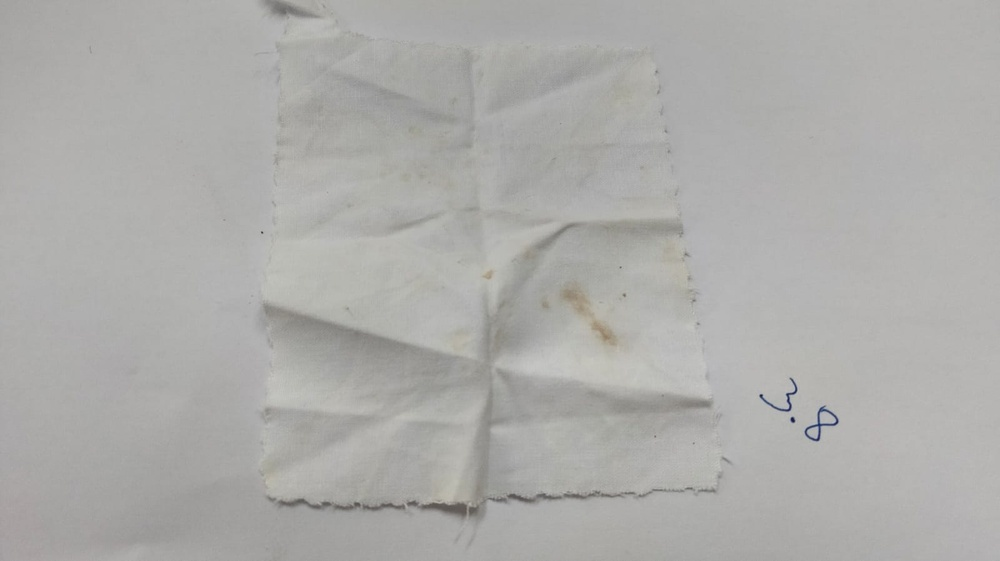
#> input picture testImages/c.jpg, 1000 x 561 px, shrunk from 1600 x 898 before the run
$ python testHistogramPlot.py
#> lines starting #> are read from the running program, lines starting #| are printed output that depends on the picture
import cv2
import numpy as np
import matplotlib.pyplot as plt
from PIL import Image
plt.style.use('seaborn')
image = cv2.imread('testImages/c.jpg')
#> image is the input picture: shape (561, 1000, 3); mean B, G, R 170, 172.4, 172.8
# [18 lines of commented-out code are left out]


def image_to_color_percentage(image_file):
#> called with image_file = 'testImages/c.jpg'
    img = Image.open(image_file)
    size = w, h = img.size
#> size = (1000, 561); w = 1000; h = 561
    pixel_num = {
        'redAVG': 0,
        'dark<40': 0,
        '240<red<255,green<40,blue<40': 0,
        '240<red<255,green<100,blue<40': 0,
        '240<red<255,green<150,blue<40': 0,
        '220<red<240,green<40,blue<40': 0,
        '220<red<240,green<100,blue<40': 0,
        '220<red<240,green<150,blue<40': 0,
        '200<red<220,green<40,blue<40': 0,
        '200<red<220,green<100,blue<40': 0,
        '200<red<220,green<150,blue<40': 0,
    }
    # https: // stackoverflow.com / questions / 47520048 / how - to - count - bright - pixels - in -an - image
    # https://stackoverflow.com/questions/50545192/count-different-colour-pixels-python
    for pixel in img.getdata():
        r = pixel[0]
        g = pixel[1]
        b = pixel[2]
        color = ''
        brightness = ''
        avg = (r + g + b) / 3
        if r != 0:
            if avg / r < 0.9:
                pixel_num['redAVG'] += 1
        if b < 40:
            if g < 40:
                if r < 40:
                    pixel_num['dark<40'] += 1
                elif 240 < r < 255:
                    pixel_num['240<red<255,green<40,blue<40'] += 1
                elif 220 < r < 240:
                    pixel_num['220<red<240,green<40,blue<40'] += 1
                elif 200 < r < 220:
                    pixel_num['200<red<220,green<40,blue<40'] += 1
            elif g < 100:
                if 240 < r < 255:
                    pixel_num['240<red<255,green<100,blue<40'] += 1
                elif 220 < r < 240:
                    pixel_num['220<red<240,green<100,blue<40'] += 1
                elif 200 < r < 220:
                    pixel_num['200<red<220,green<100,blue<40'] += 1
            elif g < 150:
                if 240 < r < 255:
                    pixel_num['240<red<255,green<150,blue<40'] += 1
                elif 220 < r < 240:
                    pixel_num['220<red<240,green<150,blue<40'] += 1
                elif 200 < r < 220:
                    pixel_num['200<red<220,green<150,blue<40'] += 1
#> this loop made 561000 passes
#> (r, g, b, avg) on passes 1 to 3: (163, 162, 160, 161.7), (164, 163, 161, 162.7), (165, 164, 162, 163.7)
#> after the loop, pixel_num = 11 items
        # else if avg < 80 then brightness = 'dark'
        # else if avg > 220 then brightness = 'white'
        # else if avg > 150 then brightness = 'light'
        # if avg / r > 0.9 then hue = 'red'
    pixel_avg = {}
    pixel_total = w*h
#> pixel_total = 561000
    for k, v in pixel_num.items():
        if v > 0:
            pixel_avg[k] = v/pixel_total
#> this loop made 11 passes
#> (k, v) on passes 1 to 11: ('redAVG', 81), ('dark<40', 0), ('240<red<255,green<40,blue<40', 0), ('240<red<255,green<100,blue<40', 0), ('240<red<255,green<150,blue<40', 0), ('220<red<240,green<40,blue<40', 0), ('220<red<240,green<100,blue<40', 0), ('220<red<240,green<150,blue<40', 0), ('200<red<220,green<40,blue<40', 0), ('200<red<220,green<100,blue<40', 0), ('200<red<220,green<150,blue<40', 0)
#> after the loop, pixel_avg = {'redAVG': 0.000144}
        # print('k: ', k, ' v: ', v)

    return dict(size=size, pixel_num=pixel_num, pixel_avg=pixel_avg)  # , pix_val=pix_val


image_dict = image_to_color_percentage('testImages/c.jpg')
#> image_dict = 3 items


plt.figure(figsize=(40, 10))

plt.subplot(1, 3, 1)
# plt.axis("off")
plt.title("Original Image")
# plt.imshow(cv2.cvtColor(image, cv2.COLOR_BGR2RGB))
plt.hist(image_dict['pixel_num'], color="red")

blue_histogram = cv2.calcHist([image], [0], None, [256], [0, 256])
#> blue_histogram = 256 values, max 36924 at index 176, min 0 at index 0, mean 2191.4
red_histogram = cv2.calcHist([image], [1], None, [256], [0, 256])
#> red_histogram = 256 values, max 39246 at index 178, min 0 at index 0, mean 2191.4
green_histogram = cv2.calcHist([image], [2], None, [256], [0, 256])
#> green_histogram = 256 values, max 36683 at index 175, min 0 at index 0, mean 2191.4

plt.subplot(1, 3, 2)
plt.title("Histogram of All Colors")
plt.hist(blue_histogram, color="darkblue")
plt.hist(green_histogram, color="green")
plt.hist(red_histogram, color="red")

plt.subplot(1, 3, 3)
plt.title("Line Plots of All Colors")
plt.plot(blue_histogram, color="darkblue")
plt.plot(green_histogram, color="green")
plt.plot(red_histogram, color="red")

plt.tight_layout()
plt.show()
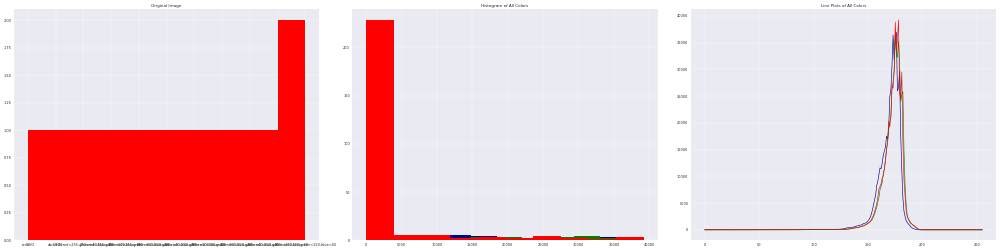
#> figure drawn by matplotlib, 3 panels; panel 1: tallest bar 2 high, from x = 9 to 10; panel 2: tallest bar 228 high, from x = 0 to 3692.4; panel 2: tallest bar 228 high, from x = 0 to 3668.3; panel 2: tallest bar 228 high, from x = 0 to 3924.6

$ run again, with testImages/a.jpg copied over testImages/c.jpg
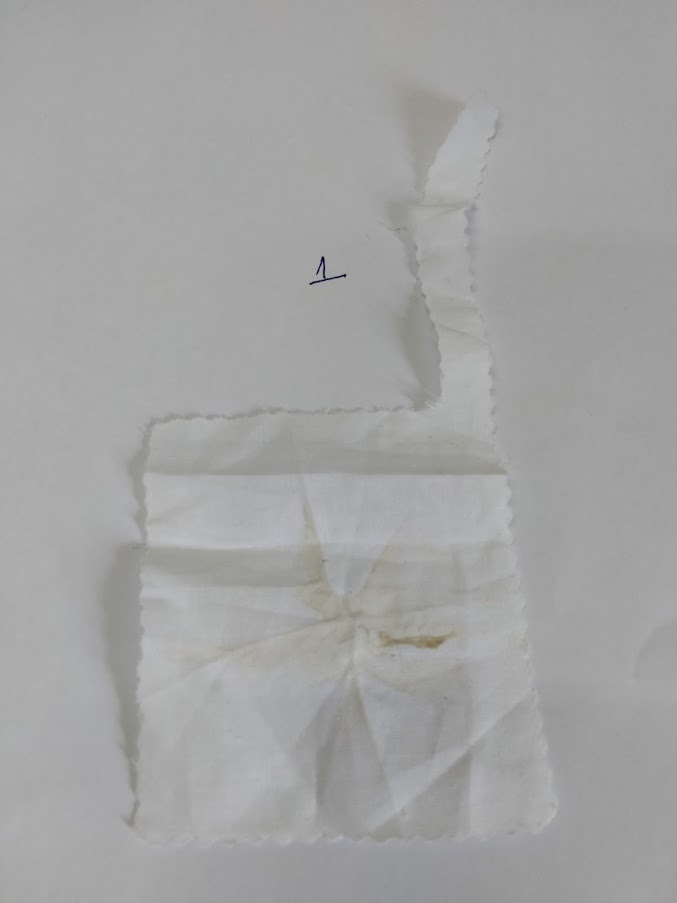
#> input picture testImages/a.jpg, 677 x 903 px
#> image is the input picture: shape (903, 677, 3); mean B, G, R 163.1, 163.3, 163.1
#> the loop in image_to_color_percentage, `for pixel in img.getdata():` made 611331 passes
#> (r, g, b, avg) on passes 1 to 3: (156, 158, 157, 157), (156, 158, 157, 157), (157, 159, 158, 158)
#> after the loop in image_to_color_percentage, `for pixel in img.getdata():`: pixel_num = 11 items
#> the loop in image_to_color_percentage, `for k, v in pixel_num.items():` made 11 passes
#> (k, v) on passes 1 to 8: ('redAVG', 141), ('dark<40', 41), ('240<red<255,green<40,blue<40', 0), ('240<red<255,green<100,blue<40', 0), ('240<red<255,green<150,blue<40', 0), ('220<red<240,green<40,blue<40', 0), ('220<red<240,green<100,blue<40', 0), ('220<red<240,green<150,blue<40', 0)
#> after the loop in image_to_color_percentage, `for k, v in pixel_num.items():`: pixel_avg = {'redAVG': 0.000231, 'dark<40': 6.71e-05}
#> image_dict = 3 items
#> blue_histogram = 256 values, max 40004 at index 166, min 0 at index 0, mean 2388
#> red_histogram = 256 values, max 42842 at index 166, min 0 at index 7, mean 2388
#> green_histogram = 256 values, max 44011 at index 167, min 0 at index 10, mean 2388
#> `plt.show()`:
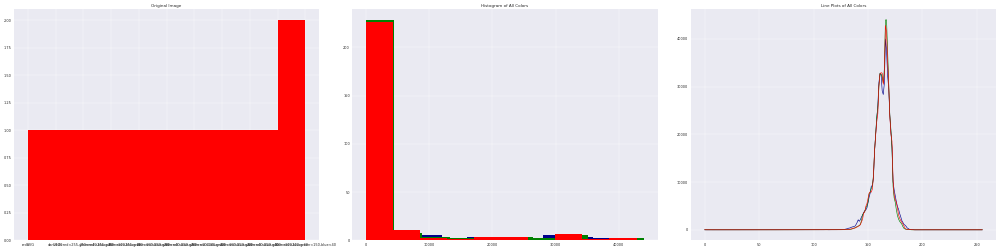
#> figure drawn by matplotlib, 3 panels; panel 1: tallest bar 2 high, from x = 9 to 10; panel 2: tallest bar 225 high, from x = 0 to 4000.4; panel 2: tallest bar 228 high, from x = 0 to 4401.1; panel 2: tallest bar 226 high, from x = 0 to 4284.2

$ run again, with testImages/b.jpg copied over testImages/c.jpg
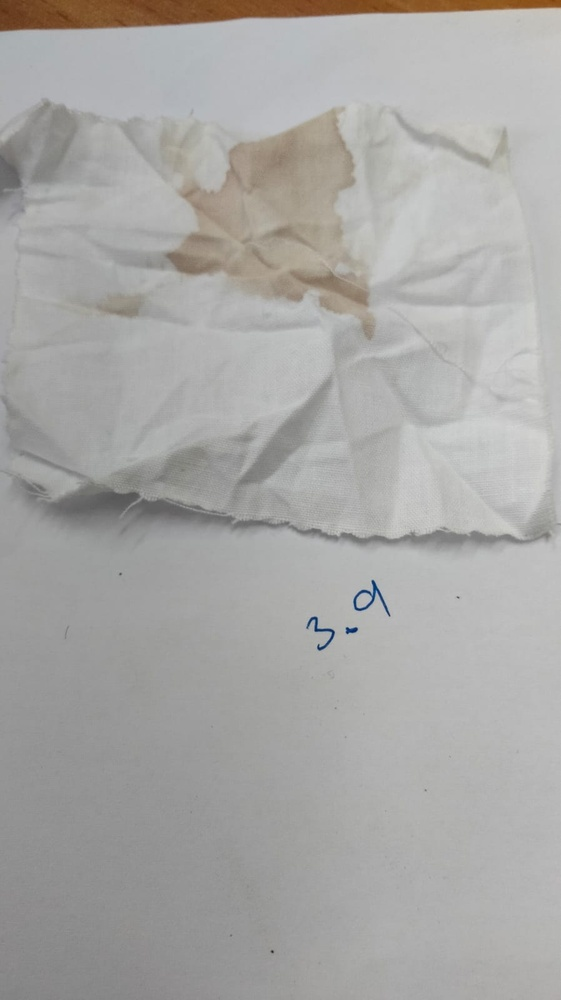
#> input picture testImages/b.jpg, 561 x 1000 px, shrunk from 898 x 1600 before the run
#> image is the input picture: shape (1000, 561, 3); mean B, G, R 165.2, 167.1, 168.2
#> the loop in image_to_color_percentage, `for pixel in img.getdata():` made 561000 passes
#> (r, g, b, avg) on passes 1 to 3: (96, 57, 26, 59.67), (102, 63, 32, 65.67), (106, 67, 36, 69.67)
#> after the loop in image_to_color_percentage, `for pixel in img.getdata():`: pixel_num = 11 items
#> the loop in image_to_color_percentage, `for k, v in pixel_num.items():` made 11 passes
#> (k, v) on passes 1 to 8: ('redAVG', 13047), ('dark<40', 1), ('240<red<255,green<40,blue<40', 0), ('240<red<255,green<100,blue<40', 0), ('240<red<255,green<150,blue<40', 0), ('220<red<240,green<40,blue<40', 0), ('220<red<240,green<100,blue<40', 0), ('220<red<240,green<150,blue<40', 0)
#> after the loop in image_to_color_percentage, `for k, v in pixel_num.items():`: pixel_avg = {'redAVG': 0.0233, 'dark<40': 1.78e-06}
#> image_dict = 3 items
#> blue_histogram = 256 values, max 11842 at index 184, min 0 at index 0, mean 2191.4
#> red_histogram = 256 values, max 15442 at index 178, min 0 at index 0, mean 2191.4
#> green_histogram = 256 values, max 16297 at index 178, min 0 at index 0, mean 2191.4
#> `plt.show()`:
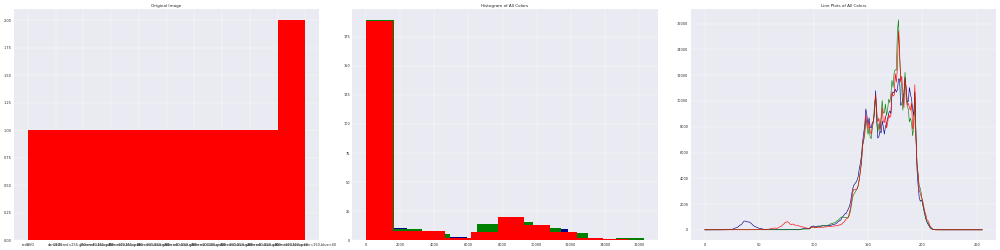
#> figure drawn by matplotlib, 3 panels; panel 1: tallest bar 2 high, from x = 9 to 10; panel 2: tallest bar 182 high, from x = 0 to 1184.2; panel 2: tallest bar 189 high, from x = 0 to 1629.7; panel 2: tallest bar 188 high, from x = 0 to 1544.2
